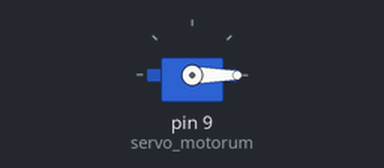
The sketch below on a simulated Arduino Uno, built with avr-gcc and run on an emulated ATmega328P. On the bench: servo.

Above: at 0.05 s.
Timing chart, 0 to 4.6 s (numbered marks = the images above):
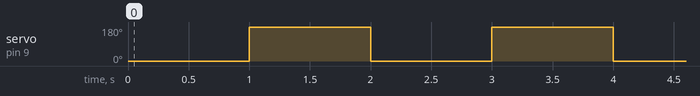

Measured:
- by itself, servo on pin 9 (servo_motorum): alternates 180° for 1.0 s and 0° for 1.0 s

The sketch:

servo_kontrol.ino
```cpp
// Servo motor kütüphanesi eklendi
#include <Servo.h>

// Servo değişkeni tanımlandı
Servo servo_motorum;

void setup() {
  // Servom motorunun pin bağlantısı tanımlandı
  servo_motorum.attach(9);
}

void loop() {
  // Servo motoruna 0 derece dönüş açısı verildi
  servo_motorum.write(0);
  // Servo motorunun dönmesi için süre tanındı
  delay(1000);

  // Servo motoruna 180 derece dönüş açısı verildi.
  servo_motorum.write(180);
  // Servo motorunun dönmesi için süre tanındı
  delay(1000);
}
```
